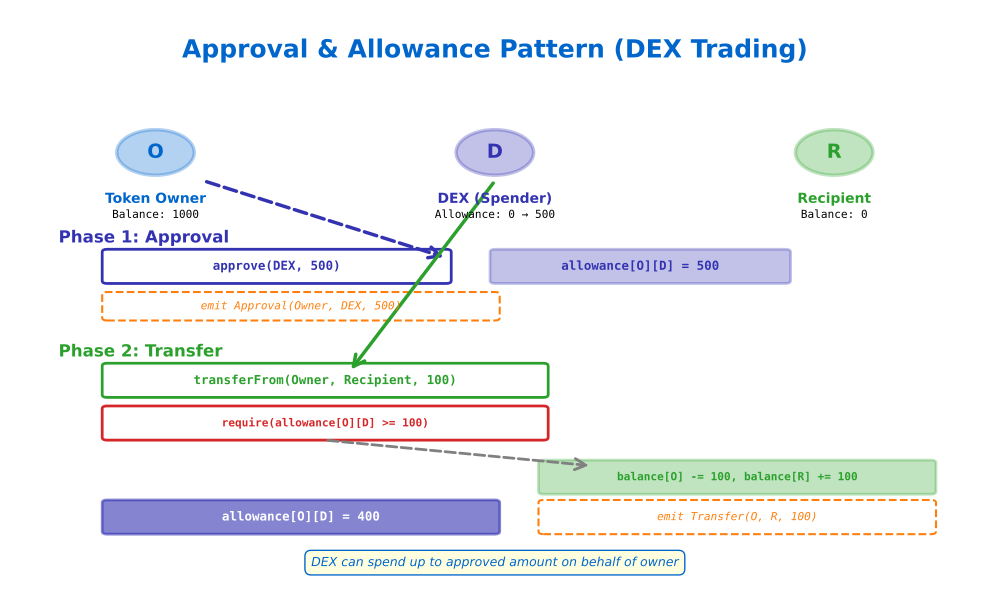

The Python source for this figure:
import matplotlib.pyplot as plt
import matplotlib.patches as patches
from matplotlib.patches import FancyBboxPatch, FancyArrowPatch, Circle
import os

# Color palette
MLBLUE = '#0066CC'
MLORANGE = '#FF7F0E'
MLGREEN = '#2CA02C'
MLRED = '#D62728'
MLPURPLE = '#3333B2'

# Create figure
fig, ax = plt.subplots(figsize=(10, 6))
ax.set_xlim(0, 10)
ax.set_ylim(0, 10)
ax.axis('off')

# Title
ax.text(5, 9.5, 'Approval & Allowance Pattern (DEX Trading)',
        ha='center', va='top', fontsize=18, fontweight='bold', color=MLBLUE)

# Three actors
owner_x, owner_y = 1.5, 7.5
dex_x, dex_y = 5, 7.5
recipient_x, recipient_y = 8.5, 7.5

# Owner
owner_circle = Circle((owner_x, owner_y), 0.4, color=MLBLUE, alpha=0.3, ec=MLBLUE, linewidth=2.5)
ax.add_patch(owner_circle)
ax.text(owner_x, owner_y, 'O', ha='center', va='center',
        fontsize=14, fontweight='bold', color=MLBLUE)
ax.text(owner_x, owner_y - 0.7, 'Token Owner', ha='center', va='top',
        fontsize=10, fontweight='bold', color=MLBLUE)
ax.text(owner_x, owner_y - 1, 'Balance: 1000', ha='center', va='top',
        fontsize=8, family='monospace')

# DEX/Spender
dex_circle = Circle((dex_x, dex_y), 0.4, color=MLPURPLE, alpha=0.3, ec=MLPURPLE, linewidth=2.5)
ax.add_patch(dex_circle)
ax.text(dex_x, dex_y, 'D', ha='center', va='center',
        fontsize=14, fontweight='bold', color=MLPURPLE)
ax.text(dex_x, dex_y - 0.7, 'DEX (Spender)', ha='center', va='top',
        fontsize=10, fontweight='bold', color=MLPURPLE)
ax.text(dex_x, dex_y - 1, 'Allowance: 0 → 500', ha='center', va='top',
        fontsize=8, family='monospace')

# Recipient
recipient_circle = Circle((recipient_x, recipient_y), 0.4, color=MLGREEN, alpha=0.3, ec=MLGREEN, linewidth=2.5)
ax.add_patch(recipient_circle)
ax.text(recipient_x, recipient_y, 'R', ha='center', va='center',
        fontsize=14, fontweight='bold', color=MLGREEN)
ax.text(recipient_x, recipient_y - 0.7, 'Recipient', ha='center', va='top',
        fontsize=10, fontweight='bold', color=MLGREEN)
ax.text(recipient_x, recipient_y - 1, 'Balance: 0', ha='center', va='top',
        fontsize=8, family='monospace')

# Phase 1: approve()
phase1_y = 5.5
ax.text(0.5, phase1_y + 0.5, 'Phase 1: Approval',
        ha='left', va='center', fontsize=12, fontweight='bold', color=MLPURPLE)

# approve() call
approve_box = FancyBboxPatch((1, phase1_y - 0.25), 3.5, 0.5,
                             boxstyle="round,pad=0.05",
                             edgecolor=MLPURPLE, facecolor='white',
                             linewidth=2)
ax.add_patch(approve_box)
ax.text(2.75, phase1_y, 'approve(DEX, 500)',
        ha='center', va='center', fontsize=9, family='monospace',
        fontweight='bold', color=MLPURPLE)

# Arrow from owner to DEX
arrow1 = FancyArrowPatch((2, owner_y - 0.5), (4.5, phase1_y + 0.15),
                         arrowstyle='->', mutation_scale=20,
                         color=MLPURPLE, linewidth=2.5, linestyle='--')
ax.add_patch(arrow1)

# Allowance update
allowance_box = FancyBboxPatch((5, phase1_y - 0.25), 3, 0.5,
                               boxstyle="round,pad=0.05",
                               edgecolor=MLPURPLE, facecolor=MLPURPLE,
                               linewidth=2, alpha=0.3)
ax.add_patch(allowance_box)
ax.text(6.5, phase1_y, 'allowance[O][D] = 500',
        ha='center', va='center', fontsize=9, family='monospace',
        fontweight='bold', color=MLPURPLE)

# Emit Approval event
event1_box = FancyBboxPatch((1, phase1_y - 0.9), 4, 0.4,
                            boxstyle="round,pad=0.05",
                            edgecolor=MLORANGE, facecolor='white',
                            linewidth=1.5, linestyle='--')
ax.add_patch(event1_box)
ax.text(3, phase1_y - 0.7, 'emit Approval(Owner, DEX, 500)',
        ha='center', va='center', fontsize=8, family='monospace',
        color=MLORANGE, style='italic')

# Phase 2: transferFrom()
phase2_y = 3.5
ax.text(0.5, phase2_y + 0.5, 'Phase 2: Transfer',
        ha='left', va='center', fontsize=12, fontweight='bold', color=MLGREEN)

# transferFrom() call
transfer_box = FancyBboxPatch((1, phase2_y - 0.25), 4.5, 0.5,
                              boxstyle="round,pad=0.05",
                              edgecolor=MLGREEN, facecolor='white',
                              linewidth=2)
ax.add_patch(transfer_box)
ax.text(3.25, phase2_y, 'transferFrom(Owner, Recipient, 100)',
        ha='center', va='center', fontsize=9, family='monospace',
        fontweight='bold', color=MLGREEN)

# Check allowance
check_box = FancyBboxPatch((1, phase2_y - 1), 4.5, 0.5,
                           boxstyle="round,pad=0.05",
                           edgecolor=MLRED, facecolor='white',
                           linewidth=2)
ax.add_patch(check_box)
ax.text(3.25, phase2_y - 0.75, 'require(allowance[O][D] >= 100)',
        ha='center', va='center', fontsize=8, family='monospace',
        fontweight='bold', color=MLRED)

# Arrow from DEX initiating transfer
arrow2 = FancyArrowPatch((5, dex_y - 0.5), (3.5, phase2_y + 0.15),
                         arrowstyle='->', mutation_scale=20,
                         color=MLGREEN, linewidth=2.5)
ax.add_patch(arrow2)

# Update balances
balance_update_y = 1.8
balance_box = FancyBboxPatch((5.5, balance_update_y - 0.25), 4, 0.5,
                             boxstyle="round,pad=0.05",
                             edgecolor=MLGREEN, facecolor=MLGREEN,
                             linewidth=2, alpha=0.3)
ax.add_patch(balance_box)
ax.text(7.5, balance_update_y, 'balance[O] -= 100, balance[R] += 100',
        ha='center', va='center', fontsize=8, family='monospace',
        fontweight='bold', color=MLGREEN)

# Arrow from check to balance update
arrow3 = FancyArrowPatch((3.25, phase2_y - 1.05), (6, balance_update_y + 0.2),
                         arrowstyle='->', mutation_scale=20,
                         color='gray', linewidth=2, linestyle='--')
ax.add_patch(arrow3)

# Decrease allowance
allowance_update_y = 1.1
allowance_update_box = FancyBboxPatch((1, allowance_update_y - 0.25), 4, 0.5,
                                      boxstyle="round,pad=0.05",
                                      edgecolor=MLPURPLE, facecolor=MLPURPLE,
                                      linewidth=2, alpha=0.6)
ax.add_patch(allowance_update_box)
ax.text(3, allowance_update_y, 'allowance[O][D] = 400',
        ha='center', va='center', fontsize=9, family='monospace',
        fontweight='bold', color='white')

# Emit Transfer event
event2_box = FancyBboxPatch((5.5, allowance_update_y - 0.25), 4, 0.5,
                            boxstyle="round,pad=0.05",
                            edgecolor=MLORANGE, facecolor='white',
                            linewidth=1.5, linestyle='--')
ax.add_patch(event2_box)
ax.text(7.5, allowance_update_y, 'emit Transfer(O, R, 100)',
        ha='center', va='center', fontsize=8, family='monospace',
        color=MLORANGE, style='italic')

# Summary box
summary_y = 0.3
summary_text = 'DEX can spend up to approved amount on behalf of owner'
ax.text(5, summary_y, summary_text,
        ha='center', va='center', fontsize=9, color=MLBLUE,
        style='italic',
        bbox=dict(boxstyle='round,pad=0.5', facecolor='lightyellow', edgecolor=MLBLUE))

plt.tight_layout()

# Save
output_dir = os.path.dirname(os.path.abspath(__file__))
output_path = os.path.join(output_dir, '03_approval_allowance.pdf')
plt.savefig(output_path, format='pdf', dpi=300, bbox_inches='tight')
print(f"Chart saved to {output_path}")
plt.close()
